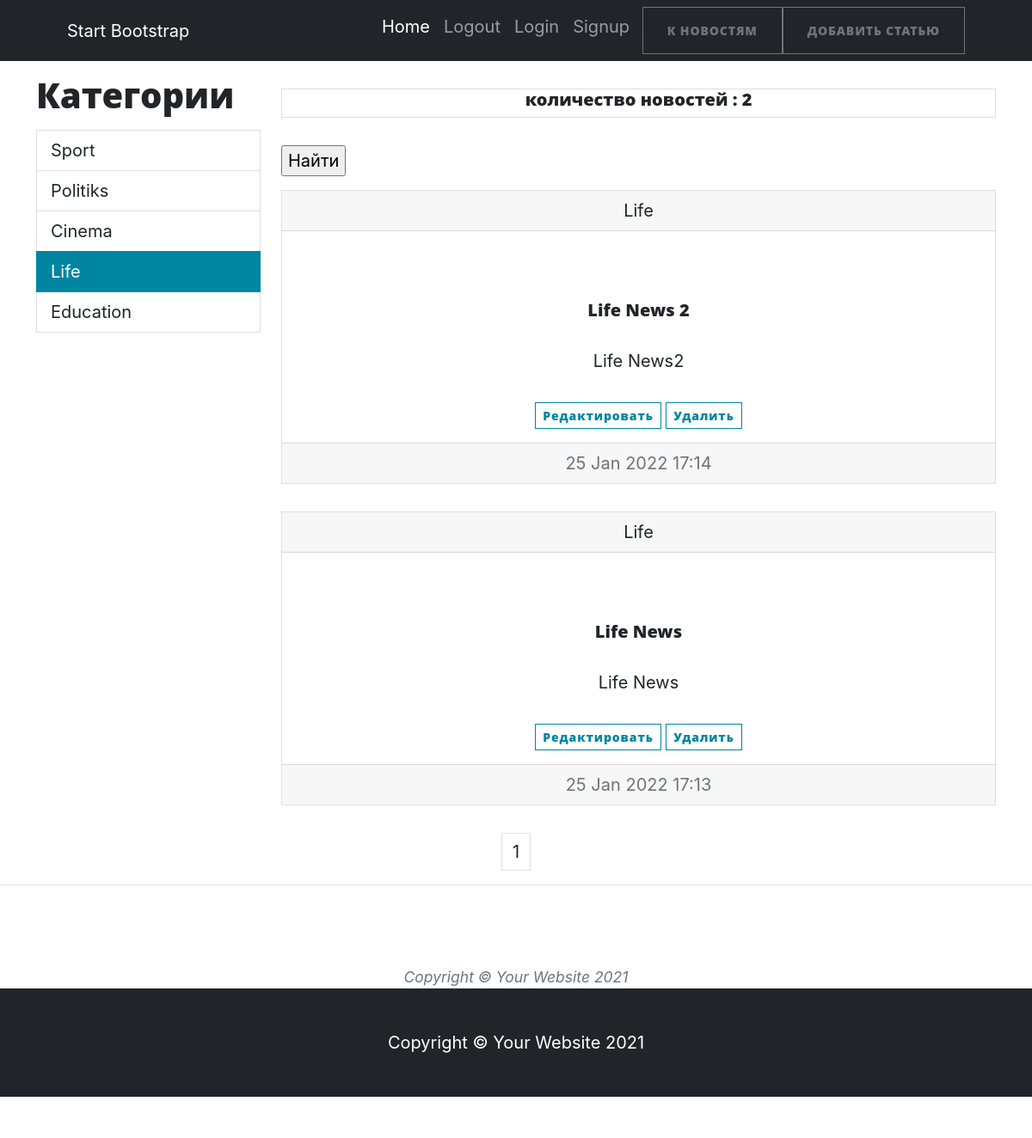
/cat/4, run on the app's committed database.
### news/models.py (models this page shows, shortened)
class Category(models.Model):
    name = models.CharField(max_length=128, unique=True)
    def __str__(self):
        return f'{self.name}'
    def get_absolute_url(self):
        return f"/cat/{self.pk}"

class Post(models.Model):
    CONTENT = [("NW", 'news'), ('AR', 'article')]
    title = models.CharField(max_length=128, verbose_name='Название Новости')
    content = models.CharField(max_length=2, blank=True, choices=CONTENT, default="NW", verbose_name="Вид Статьи")
    create = models.DateTimeField(auto_now_add=True, verbose_name='Создана')
    text = models.TextField(blank=True, verbose_name="Текст")
    rate = models.FloatField(default=0)
    author = models.ForeignKey(Author, related_name='author', on_delete=models.CASCADE, verbose_name="Автор")
    category = models.ManyToManyField('Category', through="PostCategory", verbose_name='Категория')
    def __str__(self):
        return f'{self.title}'
    class Meta:
        verbose_name = "Пост"
        verbose_name_plural = "Посты"
        ordering = ['-create']

### news/views.py (the view, shortened to what this page needs)
# urls.py: path('cat/<int:pk>', NewsCat.as_view(), name = 'cat'),
class NewsCat(ListView): # вывод категорий
    model = Post
    template_name = "news.html"
    context_object_name ='news'
    paginate_by = 4
    def get_queryset(self):
        print(Post.objects.filter(category__pk=self.kwargs['pk']))
        print(self.kwargs['pk'])
        return Post.objects.filter(category__pk=self.kwargs['pk'])
    def get_context_data(self, *args, **kwargs):
        context = super().get_context_data(**kwargs)
        context['category'] = Category.objects.all()
        context['category_selected'] = self.kwargs['pk']
        context['not_sub'] = self.cat_sub()
        print(self.cat_sub(), context['category_selected'])
        return context
    def cat_sub(self):
        print(self.request.user)
        cat = Category.objects.get(pk=self.kwargs['pk'])
        sub = SubAuthor.objects.filter(subcat=cat)
        g = []
        if str(self.request.user) == 'AnonymousUser':
            False

### news/templatetags/censor_filters.py (called while the page is built)
@register.filter(name='multiply')
def multiply(value):
    mat = ["дурак", 'невежда', 'редиска']
    c = value.split()
    for i in c:
        if i.lower() in mat:
            raise ValueError(f'Нельзя употреблять это слово {i}')
    else:
        return value

### news/templates/news/news.html (shortened to what this page needs)
{% extends 'index.html'%}
{% load censor_filters %}
{%block sidebar %}
{%for i in category%}
    {% if i.pk == category_selected %}
<a class="list-group-item list-group-item-action active" id="list-home-list" data-bs-toggle="list" href="{{i.get_absolute_url}}" role="tab" aria-controls="list-home">{{i.name}}</a>
    {%else%}
<a class="list-group-item list-group-item-action" id="list-profile-list" data-bs-toggle="list" href="{{i.get_absolute_url}}" role="tab" aria-controls="list-profile">{{i.name}}</a>
    {%endif%}
{%endfor%}
{%endblock sidebar%}
{%block containe%}
<p>
<div class="card text-center"><h5>количество новостей : {{news|length}}</h5></div>
</p>
<form method="GET">
    <div class="mb-3">
    <input type="submit" value="Найти">
    </div>
</form>
{%if news%}
{%for i in news%}
    <div class="card text-center">
  <div class="card-header">
      {%for t in i.category.all %}
    {{t}}
      {%endfor%}
  </div>
        <p>
  <div class="card-body">
    <a class="card-title" href="{%url 'ObjNews.html' i.pk%}"><h5>{{i.title}}</h5></a>
    <p class="card-text">{{i.text|truncatechars:50|multiply}}</p>
      <a class="btn btn-outline-primary btn-sm " href="{% url 'add' i.pk%}">Редактировать</a>
                    <a class="btn btn-outline-primary btn-sm " href="{% url 'news_del' i.pk%}">Удалить</a>
  </div>
  <div class="card-footer text-muted">
    {{i.create|date:"d M Y H:i"}}
  </div>
</div>
    {%endfor%}
    {%endif%}
{%endblock containe%}

### data on the page
Category: name "Sport"
Category: name "Politiks"
Category: name "Cinema"
Category: name "Life"
Category: name "Education"
Post: title "Life News 2", text|multiply "Life News2", create "25 Jan 2022 17:14"
Post: title "Life News", text|multiply "Life News", create "25 Jan 2022 17:13"

### other printed values
{{ news|length }} "2"
{{ num }} "1"
